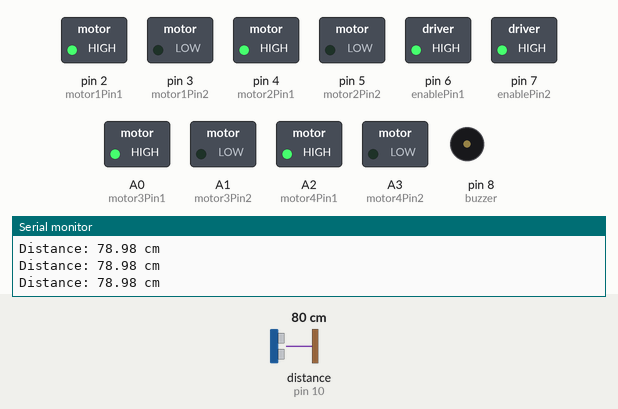
A sketch run on a simulated Arduino Uno, built with avr-gcc and run on an emulated ATmega328P. Shown: switched loads named in the sketch (green lamp = pin HIGH), buzzer (waves = sounding, pin HIGH), the last lines printed to the serial monitor. Wiring (inferred from the names in the program): ultrasonic range finder: trigger pin 9; echo pin 10. Dashed ring = blinking. The inputs (shaded band) are chosen by the test bench; at power-on: distance to the obstacle (sensor on pin 10) 80 cm. The echo pulse lasts 58.3 µs per cm; random numbers use the default seed unless the sketch sets one; pins used as bus, display or sensor lines are not drawn.

Above: at 1.2 s.
1.3 s: distance to the obstacle (sensor on pin 10) set to 23 cm
2.8 s: distance to the obstacle (sensor on pin 10) set to 19 cm
At 5.7 s:
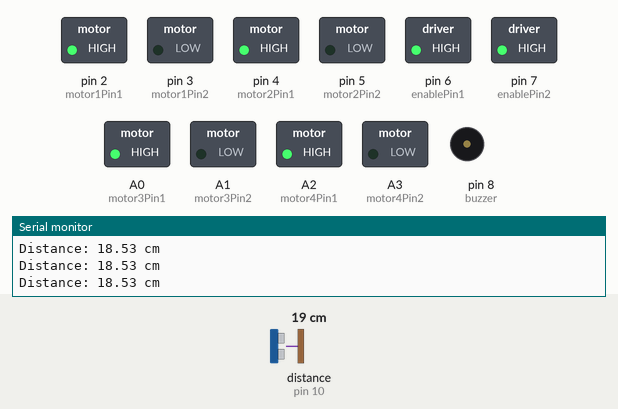
5.8 s: distance to the obstacle (sensor on pin 10) set to 60 cm
7.3 s: distance to the obstacle (sensor on pin 10) set to 2 cm
At 8.2 s:
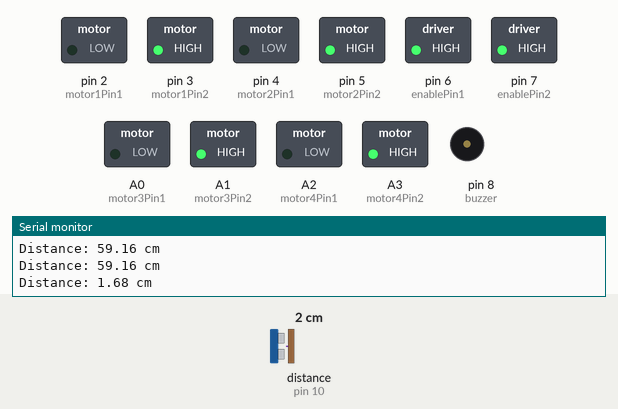
10.3 s: distance to the obstacle (sensor on pin 10) set to 35 cm
Timing chart, 0 to 13.0 s (numbered marks = the images above; inputs shaded):
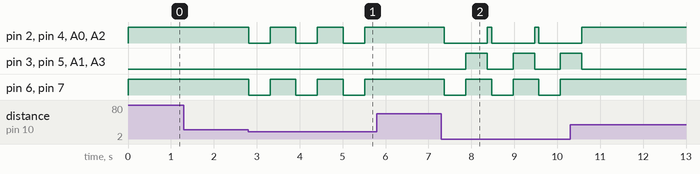

Measured:
- the behaviour switches between 21 and 20 cm on distance to the obstacle (sensor on pin 10) (found by bisection; images 0 and 1)
- after the input at 2.8 s, pin 2 (motor1Pin1), pin 4 (motor2Pin1), pin 6 (enablePin1), pin 7 (enablePin2), A0 (motor3Pin1), A2 (motor4Pin1): alternates HIGH for 0.60 s and LOW for 0.50 s, starting at once
- after the input at 7.3 s, pin 2 (motor1Pin1): alternates HIGH for 0.10 s and LOW for 1.0 s, starting after 0.07 s; pin 3 (motor1Pin2): alternates HIGH for 0.50 s and LOW for 0.60 s, starting after 0.57 s

The sketch:

_2024_25_v_2_1_n_gkan_1.ino
```cpp
const int buzzer = 8;
const int trigPin = 9;
const int echoPin = 10;

const int motor1Pin1 = 2;
const int motor1Pin2 = 3;
const int motor2Pin1 = 4;
const int motor2Pin2 = 5;
const int enablePin1 = 6;

const int motor3Pin1 = A0;
const int motor3Pin2 = A1;
const int motor4Pin1 = A2;
const int motor4Pin2 = A3;
const int enablePin2 = 7;

float timing = 0.0;
float distance = 0.0;

void setup() {
  pinMode(trigPin, OUTPUT);
  pinMode(echoPin, INPUT);
  pinMode(buzzer, OUTPUT);

  // Motor Pins
  pinMode(motor1Pin1, OUTPUT);
  pinMode(motor1Pin2, OUTPUT);
  pinMode(motor2Pin1, OUTPUT);
  pinMode(motor2Pin2, OUTPUT);
  pinMode(enablePin1, OUTPUT);

  pinMode(motor3Pin1, OUTPUT);
  pinMode(motor3Pin2, OUTPUT);
  pinMode(motor4Pin1, OUTPUT);
  pinMode(motor4Pin2, OUTPUT);
  pinMode(enablePin2, OUTPUT);

  Serial.begin(9600);
}

void loop() {
  // Μέτρηση απόστασης
  digitalWrite(trigPin, LOW);
  delayMicroseconds(2);
  digitalWrite(trigPin, HIGH);
  delayMicroseconds(10);
  digitalWrite(trigPin, LOW);

  timing = pulseIn(echoPin, HIGH);
  distance = (timing * 0.034) / 2;

  Serial.print("Distance: ");
  Serial.print(distance);
  Serial.println(" cm");

  // Αποφυγή εμποδίου
  if (distance < 20) {
    stopMotors();
    delay(500);
    if (random(2) == 0) {
      turnLeft();
    } else {
      turnRight();
    }
    delay(500);
    moveForward();
  } else {
    moveForward();
  }

  delay(100);
}

// Κίνηση εμπρός με 4 κινητήρες
void moveForward() {
  digitalWrite(motor1Pin1, HIGH);
  digitalWrite(motor1Pin2, LOW);
  digitalWrite(motor2Pin1, HIGH);
  digitalWrite(motor2Pin2, LOW);
  analogWrite(enablePin1, 255);

  digitalWrite(motor3Pin1, HIGH);
  digitalWrite(motor3Pin2, LOW);
  digitalWrite(motor4Pin1, HIGH);
  digitalWrite(motor4Pin2, LOW);
  analogWrite(enablePin2, 255);
}

// Διακοπή κίνησης
void stopMotors() {
  digitalWrite(motor1Pin1, LOW);
  digitalWrite(motor1Pin2, LOW);
  digitalWrite(motor2Pin1, LOW);
  digitalWrite(motor2Pin2, LOW);
  analogWrite(enablePin1, 0);

  digitalWrite(motor3Pin1, LOW);
  digitalWrite(motor3Pin2, LOW);
  digitalWrite(motor4Pin1, LOW);
  digitalWrite(motor4Pin2, LOW);
  analogWrite(enablePin2, 0);
}

// Στροφή αριστερά
void turnLeft() {
  digitalWrite(motor1Pin1, LOW);
  digitalWrite(motor1Pin2, HIGH);
  digitalWrite(motor2Pin1, LOW);
  digitalWrite(motor2Pin2, HIGH);
  analogWrite(enablePin1, 255);

  digitalWrite(motor3Pin1, LOW);
  digitalWrite(motor3Pin2, HIGH);
  digitalWrite(motor4Pin1, LOW);
  digitalWrite(motor4Pin2, HIGH);
  analogWrite(enablePin2, 255);
}

// Στροφή δεξιά
void turnRight() {
  digitalWrite(motor1Pin1, HIGH);
  digitalWrite(motor1Pin2, LOW);
  digitalWrite(motor2Pin1, HIGH);
  digitalWrite(motor2Pin2, LOW);
  analogWrite(enablePin1, 255);

  digitalWrite(motor3Pin1, HIGH);
  digitalWrite(motor3Pin2, LOW);
  digitalWrite(motor4Pin1, HIGH);
  digitalWrite(motor4Pin2, LOW);
  analogWrite(enablePin2, 255);
}
```
